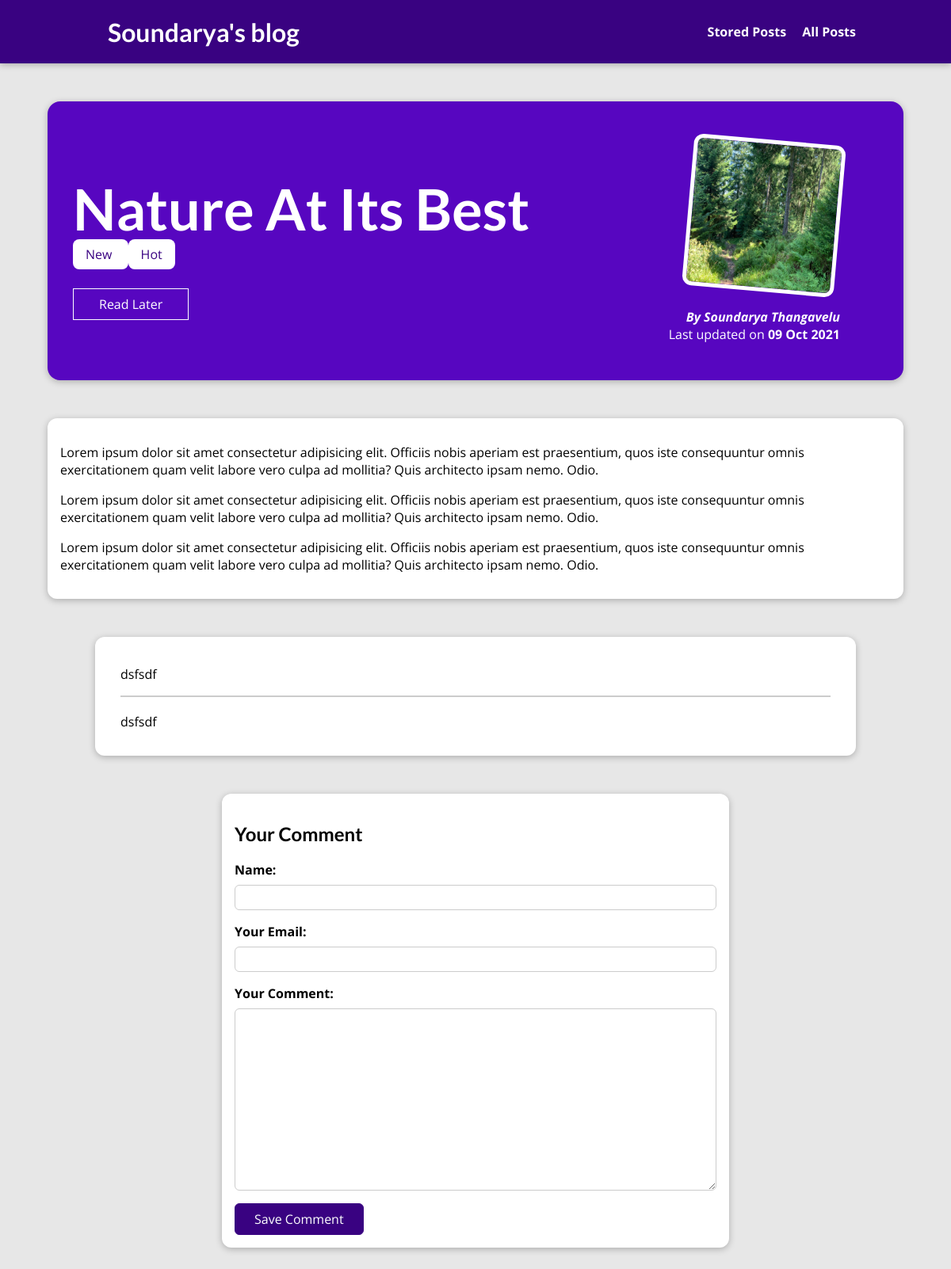
Page /posts/nature-at-its-best on the earlier database version.
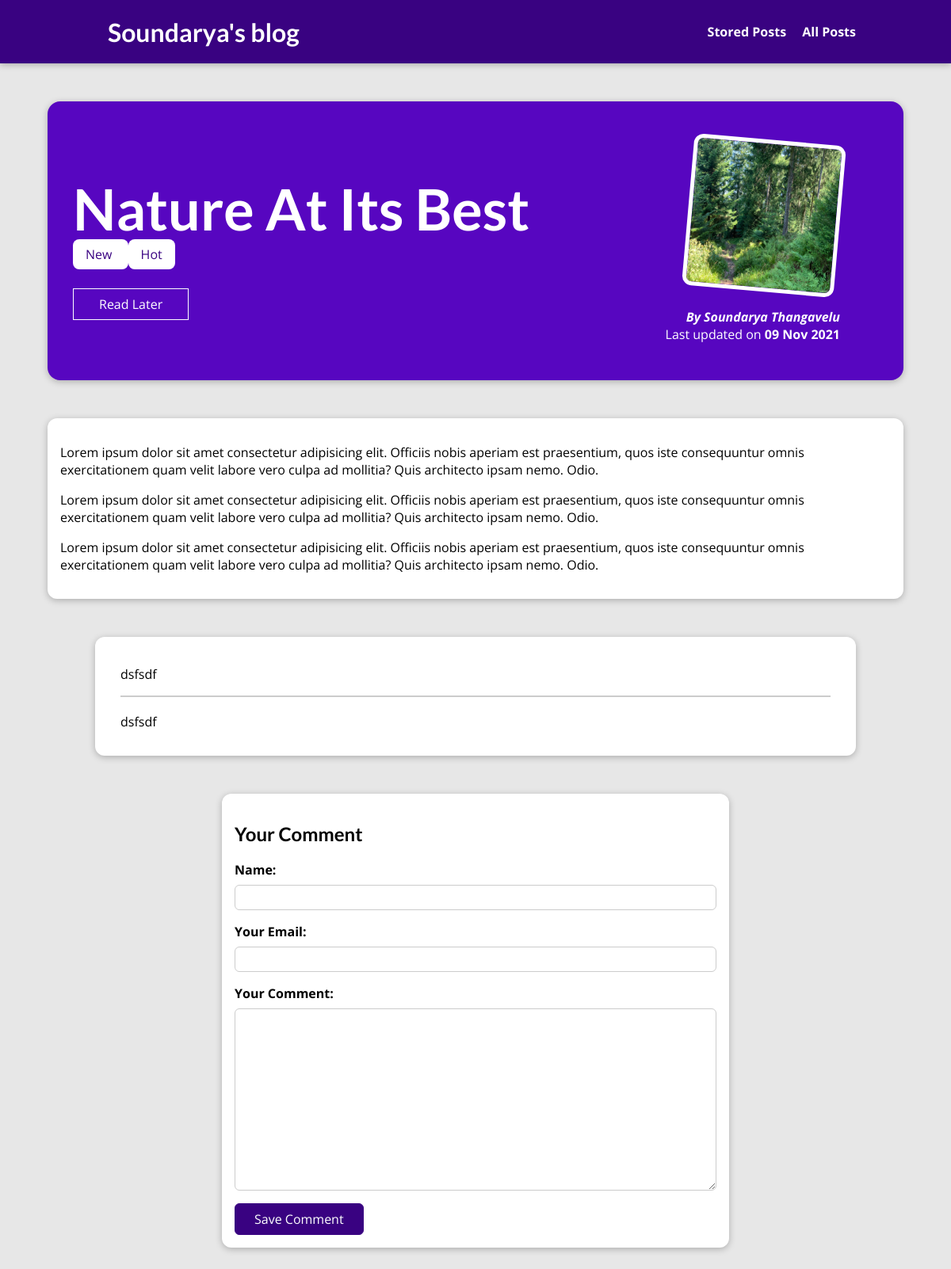
Same page on the later database version.
### blog/models.py (models this page shows, shortened)
class Post(models.Model):
    title=models.CharField(max_length=150)
    excerpt=models.CharField(max_length=200)
    image_name=models.ImageField(upload_to="posts",null=True)
    date=models.DateField(auto_now=True)
    slug=models.SlugField(unique=True,db_index=True)
    content=models.TextField(validators=[MinLengthValidator(10)])
    author=models.ForeignKey(Author, on_delete=models.SET_NULL,null=True, related_name="posts")
    tags=models.ManyToManyField(Tag)

class Tag(models.Model):
    caption=models.CharField(max_length=20)

class Author(models.Model):
    first_name=models.CharField(max_length=100)
    last_name=models.CharField(max_length=100)
    email_address=models.EmailField()
    def full_name(self):
        return f"{self.first_name} {self.last_name}"
    def __str__(self):
        return self.full_name()

class Comment(models.Model):
    name=models.CharField(max_length=120)
    user_email=models.EmailField()
    text=models.TextField(max_length=400)
    post=models.ForeignKey(Post,on_delete=models.CASCADE,related_name="comments")

### blog/views.py (the view, shortened to what this page needs)
# urls.py: path("posts/<slug:slug>", views.post_detail.as_view(),name="post-detail-page"), #posts/my-first-post
class post_detail(View):
    def is_stored_post(self,request,post_id):
        stored_posts=request.session.get("stored_posts")
        if stored_posts is not None:
            is_saved_for_later=post_id in stored_posts
        else:
            is_saved_for_later=False
        return is_saved_for_later
    def get(self,request,slug):
        post=Post.objects.get(slug=slug)
        context={
            "post":post,
            "post_tags":post.tags.all(),
            "comment_form":CommentForm(),
            "comments":post.comments.all().order_by("-id"),
            "saved_for_later":self.is_stored_post(request,post.id)
        }
        return render(request,"blog/post-detail.html",context)

### blog/forms.py
class CommentForm(forms.ModelForm):
    class Meta:
        model=Comment
        exclude=["post"]
        labels={
            "user_name":"Your Name",
            "user_email":"Your Email",
            "text":"Your Comment"
        }

### blog/templates/blog/post-detail.html (shortened to what this page needs)
{% extends "base.html" %}
{% load static %}
{% block css_files %}
<link rel='stylesheet' href="{% static 'blog/post-detail.css' %}">
{% endblock %}
{% block content %}
<section id="summary">
<h2>{{post.title}}</h2>
<div>
    {% for tag in post_tags %}
    <span class="tag">{{ tag.caption }}
    </span>
    {% endfor %}
</div>
<div id="read-later">
    <form action="{% url 'read-later' %}" method="POST">
        <button>
       {% if saved_for_later %}
       Remove from "Read Later" List
       {% else %}
       Read Later
       {% endif %}
    </button>
</form>
</div>
<article>
    <img src="{{post.image_name.url}}" alt="{{post.title}}">
    <address>By <a href="mailto:{{post.author.email_address}}">{{post.author}}</a></address>
    <div> Last updated on <time>{{post.date|date:"d M Y"}}</time></div>
</article>
</section>
<main>
{{post.content|linebreaks}}
</main>
<section id="comments">
    <ul>
        {% for comment in comments%}
        <li>
            <p>{{comment.text|linebreaks}}</p>
        </li>
        {% endfor %}
    </ul>
</section>
<section id="comment-form">
    <h2>Your Comment</h2>
    <form action="{% url 'post-detail-page' post.slug %}" method="post">
        {% for form_field in comment_form %}
    <div class="form-control {% if form_field.errors %}invalid {% endif %}">
        {{ form_field.label_tag }}
        {{ form_field }}
    </div>
      {% endfor %}
     <button>Save Comment</button>
    </form>
</section>
{% endblock %}

### templates/base.html (shortened to what this page needs)
{% load static %}
<!DOCTYPE html>
<html>
<head>
    <link rel='stylesheet' href="{% static 'app.css' %}">
    {% block css_files %}
    {% endblock %}
</head>
<body>
    <header id="main-navigation">
        <h1><a href="{% url 'starting_page' %}">Soundarya's blog</a></h1>
        <nav>
            <a href="{% url 'read-later' %}">Stored Posts</a>
            <a href="{% url 'posts-page' %}">All Posts</a>
        </nav>
    </header>
    {% block content %}
    {% endblock %}
</body>
</html>

### static/app.css (style rules this page uses)
* { box-sizing: border-box; }
html { font-family: 'Open Sans', 'Lato', sans-serif; }
body { margin: 0; }
h1, h2, h3 { font-family: 'Lato', sans-serif; font-weight: bold; }
#main-navigation { width: 100%; height: 5rem; display: flex; justify-content: space-between; align-items: center; padding: 0 10%; position: absolute; top: 0; left: 0; }
#main-navigation a { text-decoration: none; color: white; font-weight: bold; margin-left:1rem; }

### blog/static/blog/post-detail.css (style rules this page uses)
body { background-color: #e7e7e7; }
#main-navigation { background-color: #390281; box-shadow: 0 2px 8px rgba(0, 0, 0, 0.25); }
#summary { margin: 8rem auto 3rem auto; padding: 2rem; width: 90%; max-width: 90rem; border-radius: 16px; background-color: #5706c0; position: relative; box-shadow: 0 2px 8px rgba(0, 0, 0, 0.25); height: 22rem; }
#summary h2 { color: white; font-size: 4.5rem; margin-bottom: 0.25rem; }
#summary article { position: absolute; top: 2rem; right: 3rem; padding: 1rem 2rem; border-radius: 12px; text-align: right; color: white; }
#summary article img { width: 12rem; height: 12rem; border-radius: 12px; transform: rotateZ(5deg); border: 5px solid white; margin-bottom: 1rem; }
#summary address { font-weight: bold; }
#summary a { color: white; text-decoration: none; }
#summary time { font-weight: bold; }
#read-later { margin: 2rem 0; }
#read-later button { background-color: transparent; border: 1px solid white; padding: 0.5rem 2rem; font: inherit; color: white; cursor: pointer; }
main { width: 90%; max-width: 90rem; margin: 3rem auto; background-color: white; padding: 1rem; border-radius: 12px; box-shadow: 0 2px 8px rgba(0, 0, 0, 0.25); }
.tag { background-color: white; color: #390281; padding: 0.5rem 1rem; border-radius: 8px; }
#comment-form { margin: 3rem auto; width: 90%; max-width: 40rem; border-radius: 12px; background-color: white; box-shadow: 0 2px 8px rgba(0, 0, 0, 0.25); padding: 1rem; }
#comment-form button { font: inherit; background-color: #390281; color: white; border: 1px solid #390281; padding: 0.5rem 1.5rem; border-radius: 6px; cursor: pointer; }
.form-control { margin-bottom: 1rem; }
.form-control label { font-weight: bold; margin-bottom: 0.5rem; display: block; }
.form-control input, .form-control textarea { display: block; width: 100%; font: inherit; padding: 0.25rem; border-radius: 6px; border: 1px solid #ccc; }
#comments { margin: 3rem auto; width: 90%; max-width: 60rem; border-radius: 12px; background-color: white; box-shadow: 0 2px 8px rgba(0, 0, 0, 0.25); padding: 1rem 2rem; }
#comments ul { list-style: none; margin: 0; padding: 0; }
#comments li { margin-bottom: 1rem; border-bottom: 2px solid #ccc; }
#comments li:last-of-type { border-bottom: none; }

Differences in the rows shown:
changed Post "Nature At Its Best": date "09 Oct 2021" → "09 Nov 2021"
